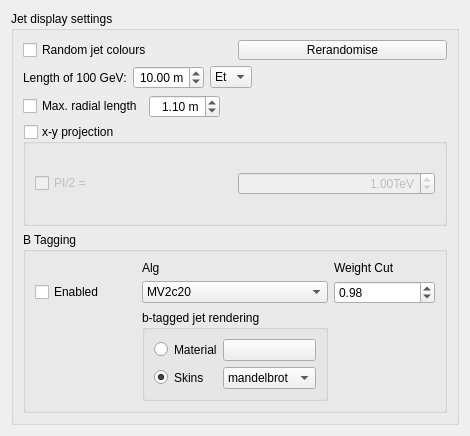
<?xml version="1.0" encoding="UTF-8"?>
<ui version="4.0">
 <class>JetSysSettingsDisplayForm</class>
 <widget class="QWidget" name="JetSysSettingsDisplayForm">
  <property name="geometry">
   <rect>
    <x>0</x>
    <y>0</y>
    <width>470</width>
    <height>436</height>
   </rect>
  </property>
  <property name="windowTitle">
   <string>Form</string>
  </property>
  <layout class="QVBoxLayout" name="verticalLayout">
   <item>
    <widget class="QGroupBox" name="groupBox_jet_display">
     <property name="title">
      <string>Jet display settings</string>
     </property>
     <layout class="QVBoxLayout" name="verticalLayout_2">
      <item>
       <layout class="QHBoxLayout" name="_3">
        <item>
         <widget class="QCheckBox" name="checkBox_randomColours">
          <property name="toolTip">
           <string>Assign jets individual random colours</string>
          </property>
          <property name="text">
           <string>Random jet colours</string>
          </property>
         </widget>
        </item>
        <item>
         <widget class="QPushButton" name="pushButton_colourbyrandom_rerandomise">
          <property name="maximumSize">
           <size>
            <width>16777215</width>
            <height>20</height>
           </size>
          </property>
          <property name="toolTip">
           <string>Regenerate random jet colours</string>
          </property>
          <property name="text">
           <string>Rerandomise</string>
          </property>
         </widget>
        </item>
       </layout>
      </item>
      <item>
       <layout class="QHBoxLayout" name="_2">
        <item>
         <widget class="QLabel" name="label">
          <property name="text">
           <string>Length of 100 GeV:</string>
          </property>
         </widget>
        </item>
        <item>
         <widget class="QDoubleSpinBox" name="doubleSpinBox_lengthOf100GeV">
          <property name="toolTip">
           <string>Set the absolute energy scale. The value here will be the length of a jet with an energy of 100 GeV.</string>
          </property>
          <property name="alignment">
           <set>Qt::AlignRight|Qt::AlignTrailing|Qt::AlignVCenter</set>
          </property>
          <property name="prefix">
           <string/>
          </property>
          <property name="suffix">
           <string> m</string>
          </property>
          <property name="minimum">
           <double>0.010000000000000</double>
          </property>
          <property name="maximum">
           <double>99.989999999999995</double>
          </property>
          <property name="singleStep">
           <double>0.100000000000000</double>
          </property>
          <property name="value">
           <double>10.000000000000000</double>
          </property>
         </widget>
        </item>
        <item>
         <widget class="QComboBox" name="comboBox_energytype">
          <item>
           <property name="text">
            <string>Et</string>
           </property>
          </item>
          <item>
           <property name="text">
            <string>E</string>
           </property>
          </item>
         </widget>
        </item>
        <item>
         <spacer>
          <property name="orientation">
           <enum>Qt::Horizontal</enum>
          </property>
          <property name="sizeHint" stdset="0">
           <size>
            <width>10</width>
            <height>20</height>
           </size>
          </property>
         </spacer>
        </item>
       </layout>
      </item>
      <item>
       <layout class="QHBoxLayout" name="_5">
        <item>
         <widget class="QCheckBox" name="checkBox_maxR">
          <property name="toolTip">
           <string>Set maximum R length of Jets (for example, to limit to calo)</string>
          </property>
          <property name="text">
           <string>Max. radial length</string>
          </property>
         </widget>
        </item>
        <item>
         <widget class="QDoubleSpinBox" name="doubleSpinBox_maxR">
          <property name="toolTip">
           <string>Sets the maximum radial length.</string>
          </property>
          <property name="alignment">
           <set>Qt::AlignRight|Qt::AlignTrailing|Qt::AlignVCenter</set>
          </property>
          <property name="prefix">
           <string/>
          </property>
          <property name="suffix">
           <string> m</string>
          </property>
          <property name="minimum">
           <double>0.010000000000000</double>
          </property>
          <property name="maximum">
           <double>99.989999999999995</double>
          </property>
          <property name="singleStep">
           <double>0.100000000000000</double>
          </property>
          <property name="value">
           <double>1.100000000000000</double>
          </property>
         </widget>
        </item>
        <item>
         <spacer>
          <property name="orientation">
           <enum>Qt::Horizontal</enum>
          </property>
          <property name="sizeHint" stdset="0">
           <size>
            <width>10</width>
            <height>20</height>
           </size>
          </property>
         </spacer>
        </item>
       </layout>
      </item>
      <item>
       <widget class="QGroupBox" name="groupBox_IDprojection">
        <property name="toolTip">
         <string>If enabled, show Jets on x-y plane only</string>
        </property>
        <property name="title">
         <string>x-y projection</string>
        </property>
        <property name="checkable">
         <bool>true</bool>
        </property>
        <property name="checked">
         <bool>false</bool>
        </property>
        <layout class="QHBoxLayout" name="horizontalLayout">
         <item>
          <widget class="QCheckBox" name="checkBox_radialScale">
           <property name="toolTip">
            <string>Sets the radial scale</string>
           </property>
           <property name="text">
            <string>PI/2 = </string>
           </property>
          </widget>
         </item>
         <item>
          <widget class="QDoubleSpinBox" name="doubleSpinBox_radialScale">
           <property name="toolTip">
            <string>Set the absolute energy scale. The value here will be the length of a jet with an energy of 100 GeV.</string>
           </property>
           <property name="alignment">
            <set>Qt::AlignRight|Qt::AlignTrailing|Qt::AlignVCenter</set>
           </property>
           <property name="prefix">
            <string/>
           </property>
           <property name="suffix">
            <string>TeV</string>
           </property>
           <property name="minimum">
            <double>0.010000000000000</double>
           </property>
           <property name="maximum">
            <double>99.989999999999995</double>
           </property>
           <property name="singleStep">
            <double>0.100000000000000</double>
           </property>
           <property name="value">
            <double>1.000000000000000</double>
           </property>
          </widget>
         </item>
        </layout>
       </widget>
      </item>
      <item>
       <widget class="QGroupBox" name="bTaggingroupBox">
        <property name="title">
         <string>B Tagging</string>
        </property>
        <layout class="QGridLayout" name="gridLayout">
         <item row="0" column="1">
          <widget class="QLabel" name="bTaggingAlgLabel">
           <property name="text">
            <string>Alg</string>
           </property>
          </widget>
         </item>
         <item row="0" column="2">
          <widget class="QLabel" name="bTagginWeightCutLabel">
           <property name="text">
            <string>Weight Cut</string>
           </property>
          </widget>
         </item>
         <item row="1" column="0">
          <widget class="QCheckBox" name="bTaggingCheckBox">
           <property name="text">
            <string>Enabled</string>
           </property>
          </widget>
         </item>
         <item row="1" column="1">
          <widget class="QComboBox" name="bTaggingComboBox">
           <item>
            <property name="text">
             <string>MV2c20</string>
            </property>
           </item>
          </widget>
         </item>
         <item row="1" column="2">
          <widget class="QDoubleSpinBox" name="bTaggingSpinBox">
           <property name="minimum">
            <double>-1.000000000000000</double>
           </property>
           <property name="maximum">
            <double>1.000000000000000</double>
           </property>
           <property name="singleStep">
            <double>0.010000000000000</double>
           </property>
           <property name="value">
            <double>0.980000000000000</double>
           </property>
          </widget>
         </item>
         <item row="2" column="1">
          <widget class="QGroupBox" name="groupBox_btagging_render">
           <property name="title">
            <string>b-tagged jet rendering</string>
           </property>
           <layout class="QGridLayout" name="gridLayout_2">
            <item row="1" column="1">
             <widget class="QLabel" name="skinsLabel">
              <property name="text">
               <string>Skins</string>
              </property>
             </widget>
            </item>
            <item row="1" column="2">
             <widget class="QComboBox" name="skinsComboBox">
              <item>
               <property name="text">
                <string>mandelbrot</string>
               </property>
              </item>
              <item>
               <property name="text">
                <string>leopard</string>
               </property>
              </item>
              <item>
               <property name="text">
                <string>unionJack</string>
               </property>
              </item>
              <item>
               <property name="text">
                <string>zebra</string>
               </property>
              </item>
              <item>
               <property name="text">
                <string>provence</string>
               </property>
              </item>
             </widget>
            </item>
            <item row="1" column="0">
             <widget class="QRadioButton" name="radioButton_skins">
              <property name="text">
               <string/>
              </property>
              <property name="checked">
               <bool>true</bool>
              </property>
             </widget>
            </item>
            <item row="0" column="0">
             <widget class="QRadioButton" name="radioButton_material">
              <property name="text">
               <string/>
              </property>
             </widget>
            </item>
            <item row="0" column="1">
             <widget class="QLabel" name="label_material">
              <property name="text">
               <string>Material</string>
              </property>
             </widget>
            </item>
            <item row="0" column="2">
             <widget class="VP1MaterialButton" name="matButton_btaggedJets">
              <property name="text">
               <string/>
              </property>
             </widget>
            </item>
           </layout>
          </widget>
         </item>
        </layout>
       </widget>
      </item>
     </layout>
    </widget>
   </item>
  </layout>
 </widget>
 <customwidgets>
  <customwidget>
   <class>VP1MaterialButton</class>
   <extends>QPushButton</extends>
   <header>VP1Base/VP1MaterialButton.h</header>
  </customwidget>
 </customwidgets>
 <resources/>
 <connections/>
</ui>
